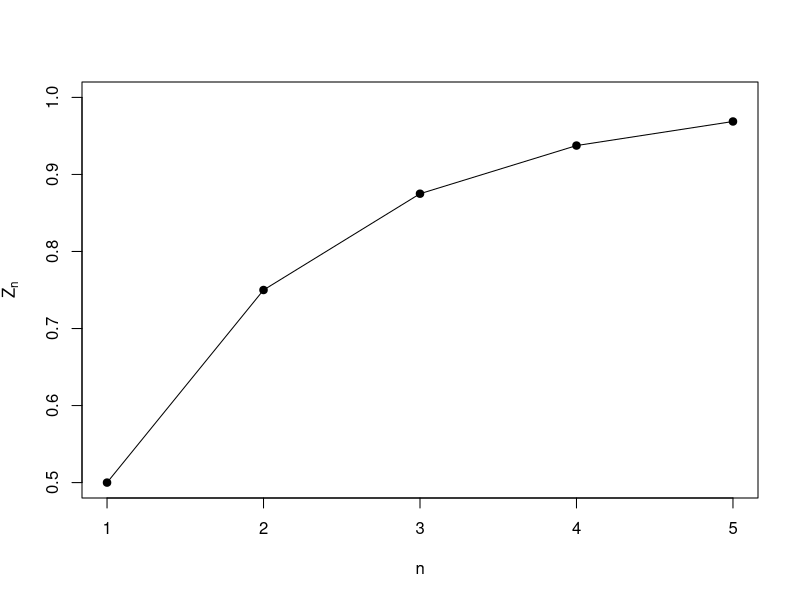
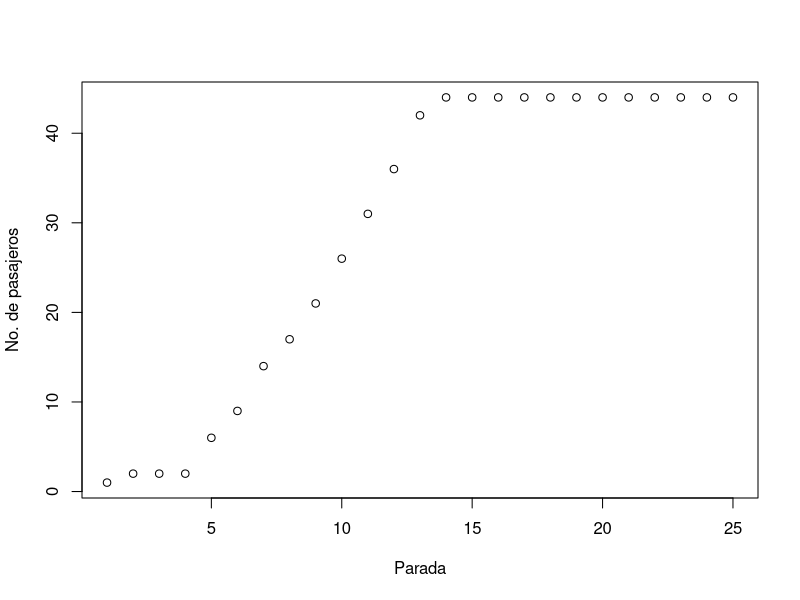
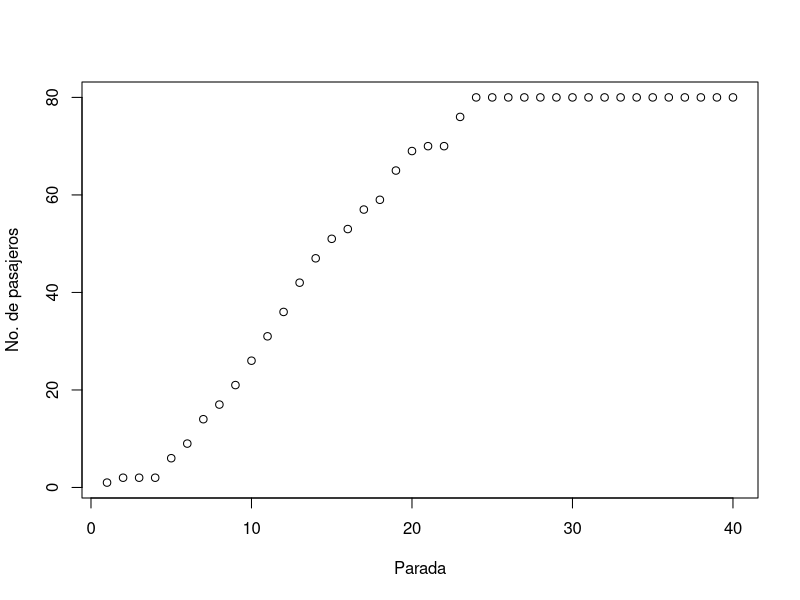
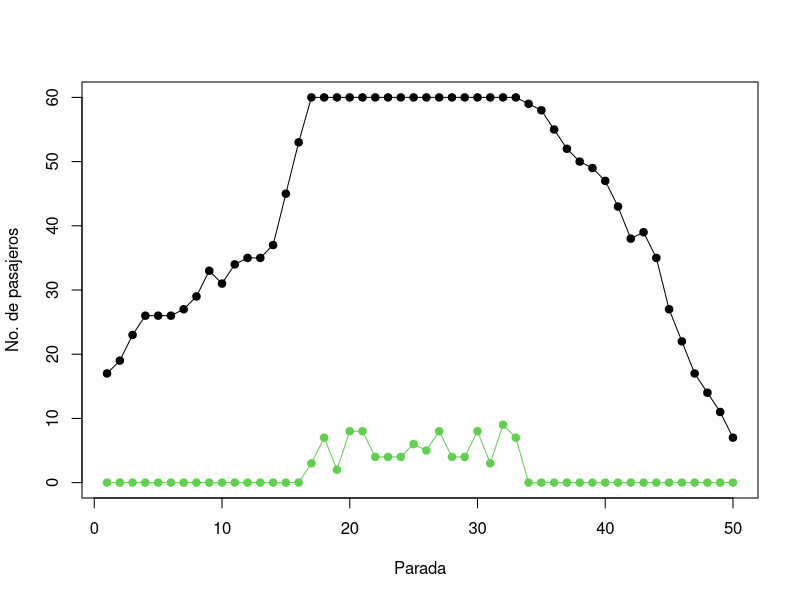
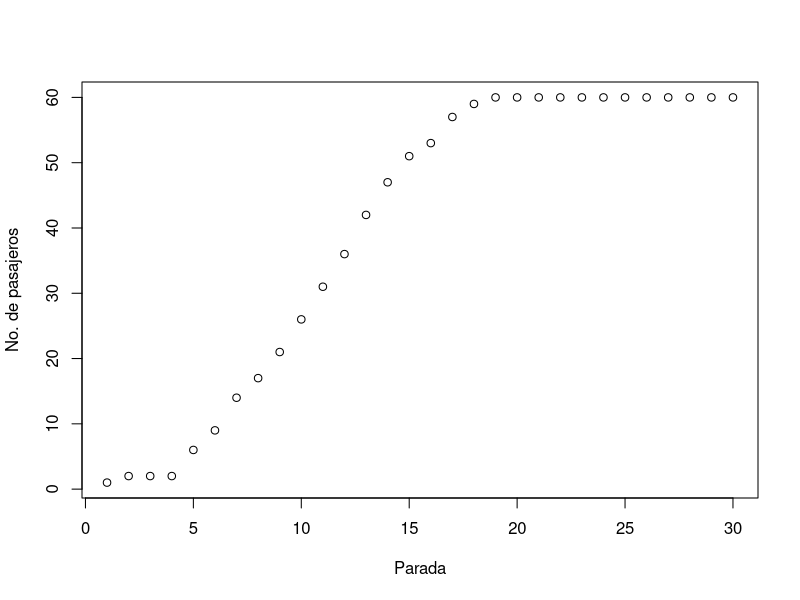

These charts were generated, in order, by the following R code:
## ---- chunk 1
# Generación de la matriz datos:
datos <- matrix(rpois(rpois(1, 125) * 15, 43), ncol = 15)
## ---- chunk 2
datos <- datos[1:5, 1:5]
datos[sample(25, 1)] <- 46 # Alguno > 45 al menos
datos
## ---- chunk 3
f <- function(x, u) sum(x > u)
out <- apply(datos, 1, function(x, a) sum(x > a), a = 45)
## ---- chunk 4
out
## ---- chunk 5
n <- 1
Zn <- sum(1 / (2 ^ (1:n)))
epsilon <- 5e-2
while (abs(1 - Zn) >= epsilon) {
  n <- n + 1
  Zn <- sum(1 / (2 ^ (1:n)))
  cat("n =", n, "- Zn =", Zn, "\n")
}
## ---- chunk 6
n <- 1
Zn <- sum(1 / (2 ^ (1:n)))
epsilon <- 5e-2
Z <- numeric(1e3)
Z[n] <- Zn
while (abs(1 - Zn) >= epsilon) {
  n <- n + 1
  Zn <- sum(1 / (2 ^ (1:n)))
  cat("n =", n, "- Zn =", Zn, "\n")
  Z[n] <- Zn
}
n
1 - Zn 
Z <- Z[1:n]
plot(Z, xlab = "n", ylab = expression(Z[n]), type = "o", pch = 19, ylim = c(0.5, 1))
## ---- chunk 7
set.seed(11)
paradas <- 25
pasajeros <- 0
registro <- numeric(paradas)
registro[1] <- pasajeros
for (i in 1:paradas) {
  pasajeros <- pasajeros + sample(0:6, 1)
  if (pasajeros >= 44) {
    registro[i:paradas] <- 44
    break
  }
  registro[i] <- pasajeros
}
## ---- chunk 8
plot(registro, xlab='Parada', ylab='No. de pasajeros')
## ---- chunk 9
bus <- function(paradas = 25, maximo = 44) {
  pasajeros <- 0
  registro <- numeric(paradas)
	registro[1] <- pasajeros
	for (i in 1:paradas) {
		pasajeros <- pasajeros + sample(0:6, 1)
		if (pasajeros >= maximo) {
			registro[i:paradas] <- maximo
			cat('Bus lleno!\n')
			break
		}
		registro[i] <- pasajeros
		cat('Parada', i, 'hay', pasajeros, 'pasajeros\n')
	}
	plot(registro, xlab='Parada', ylab='No. de pasajeros')
	registro
}
## ---- chunk 10
set.seed(11)
# Nro. de paradas = 40
# Máximo de pasajeros = 80
x <- bus(40, 80)
## ---- chunk 11
paradas <- 50
maximo  <- 60
pasajeros <- rpois(1, 10)
registro  <- numeric(paradas)
nosuben   <- numeric(paradas)
registro[1] <- pasajeros
for (i in 1:paradas) {

  # Bajan:
  if (i > 4) {
    if (i < 33) {
      pasajeros <- pasajeros - rpois(1, 2)
    } else {
      pasajeros <- pasajeros - rpois(1, 5)
    }
  }

  # Suben:
  if (i < 45) {
    if (15 <= i && i <= 35) {
      pasajeros <- pasajeros + rpois(1, 8)
    } else {
      pasajeros <- pasajeros + rpois(1, 3)
    }
  }

  # Límites:
  if (pasajeros > maximo) {
    nosuben[i] <- pasajeros - maximo
    pasajeros <- maximo
  }
  if (pasajeros < 0)
    pasajeros <- 0
  registro[i] <- pasajeros
  cat('Parada', i, 'hay', pasajeros, 'pasajeros\n')
}
plot(registro, type = "o", pch = 19, xlab='Parada', ylab='No. de pasajeros', ylim = c(0, max(registro)))
points(nosuben, type = "o", pch = 19, col = 3)
## ---- chunk 12
set.seed(11)
x <- bus(30, 60)
